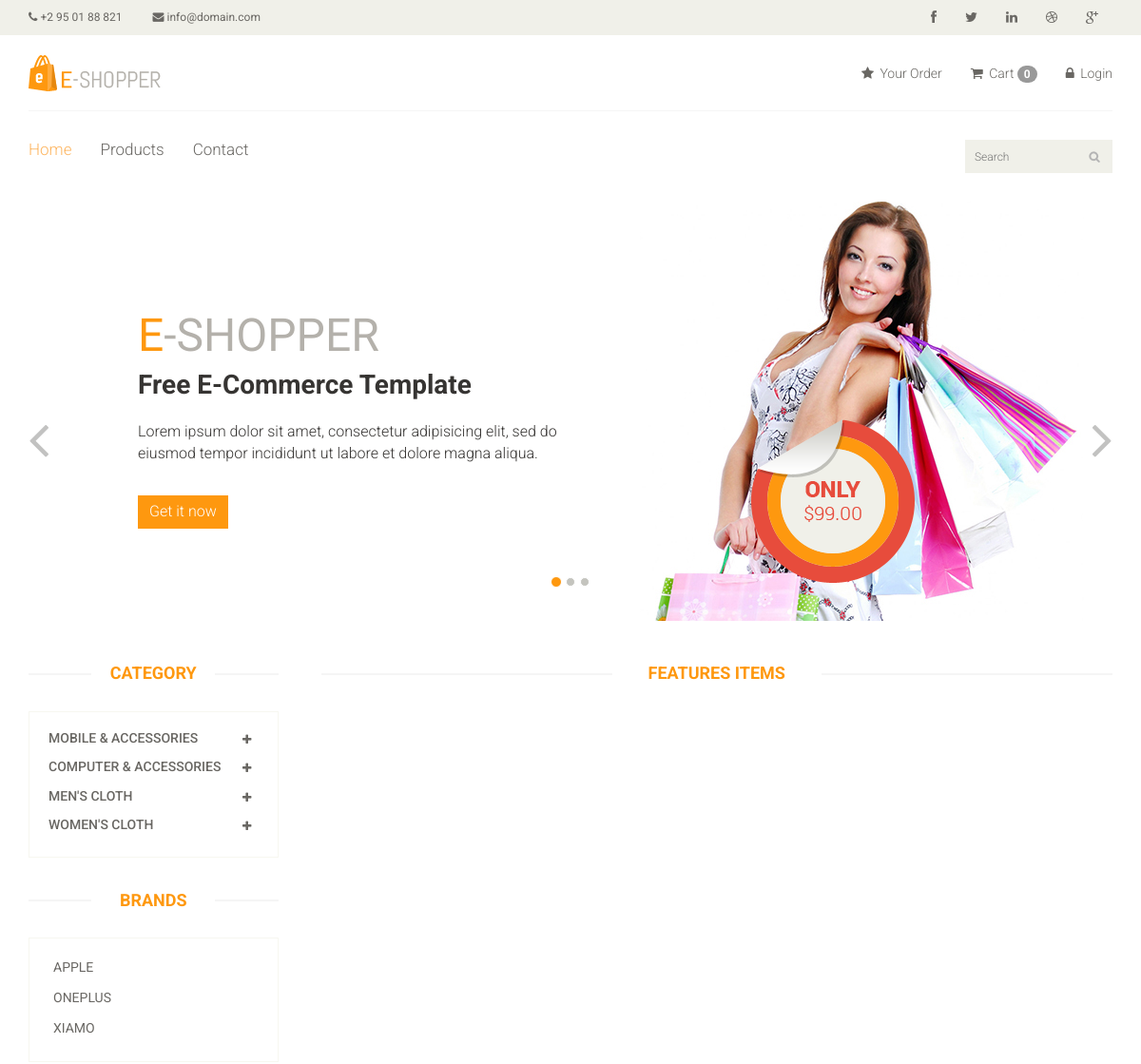
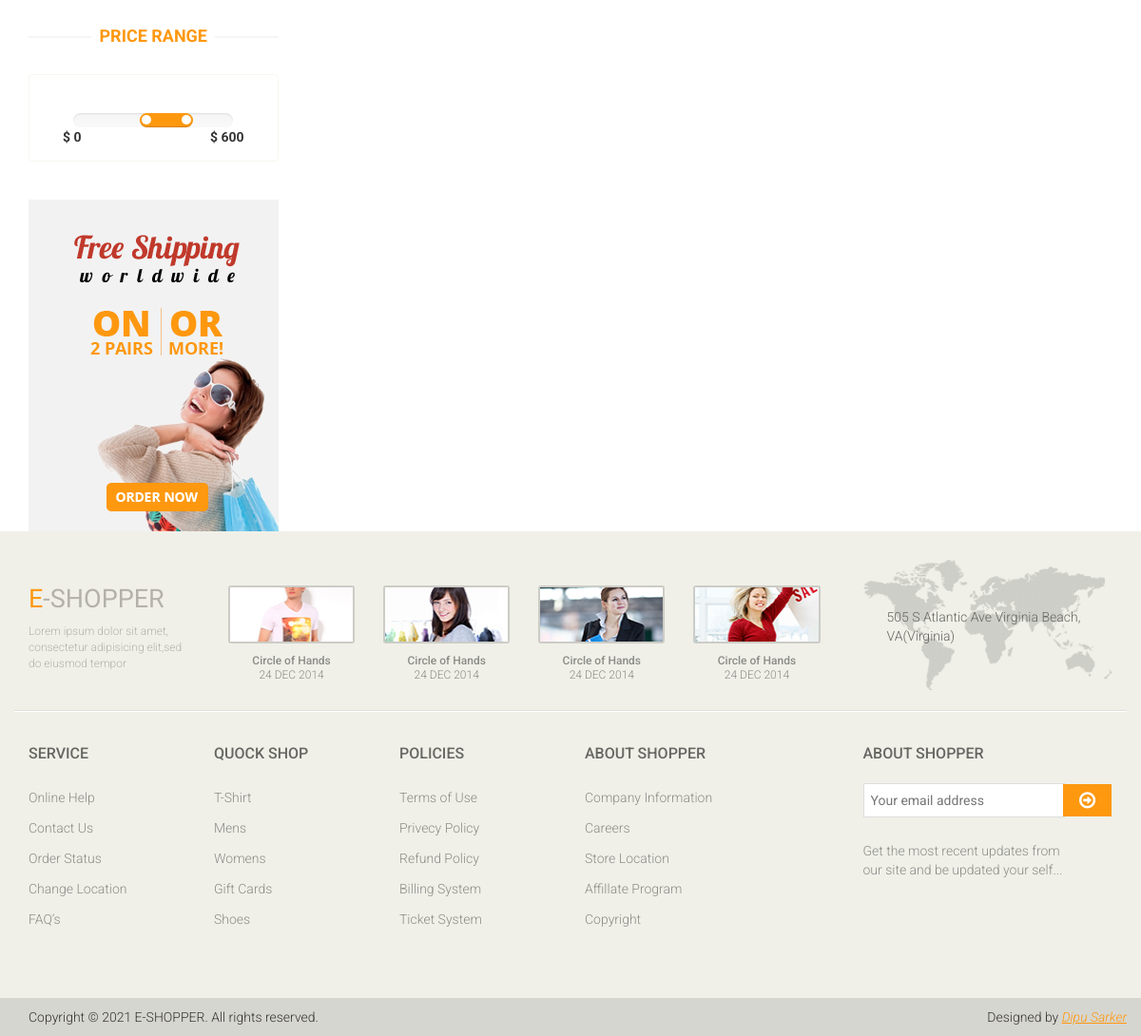
Screenshot of /?category=2&brand=2 with the database file from the repository (2 pictures, top to bottom).
### app/models.py (models this page shows, shortened)
class Category(models.Model):
    name = models.CharField(max_length=100)

class Brand(models.Model):
    name = models.CharField(max_length=100)

### app/views.py (the view)
# urls.py: path('', views.index, name='index'),
def index(request):
    category = Category.objects.all()
    product = Product.objects.all()
    brand = Brand.objects.all()
    categoryID = request.GET.get('category')
    brandID = request.GET.get('brand')
    if categoryID:
        product = Product.objects.filter(sub_category=categoryID).order_by('-id')
    elif brandID:
        product = Product.objects.filter(brand=brandID).order_by('-id')
    else:
        product = Product.objects.all()
    context = {
        'category': category,
        'product': product,
        'brand': brand
    }
    return render(request,'index.html', context)

### templates/index.html (shortened to what this page needs)
{% extends "master.html" %}
{% load static %}
{% block content %}
<section id="slider">
    <div class="container">
        <div class="row">
            <div class="col-sm-12">
                <div id="slider-carousel" class="carousel slide" data-ride="carousel">
                    <ol class="carousel-indicators">
                        <li data-target="#slider-carousel" data-slide-to="0" class="active"></li>
                        <li data-target="#slider-carousel" data-slide-to="1"></li>
                        <li data-target="#slider-carousel" data-slide-to="2"></li>
                    </ol>
                    <div class="carousel-inner">
                        <div class="item active">
                            <div class="col-sm-6">
                                <h1><span>E</span>-SHOPPER</h1>
                                <h2>Free E-Commerce Template</h2>
                                <p>Lorem ipsum dolor sit amet, consectetur adipisicing elit, sed do eiusmod tempor incididunt ut labore et dolore magna aliqua. </p>
                                <button type="button" class="btn btn-default get">Get it now</button>
                            </div>
                            <div class="col-sm-6">
                                <img src="/static/images/home/girl1.jpg" class="girl img-responsive" alt="" />
                                <img src="/static/images/home/pricing.png"  class="pricing" alt="" />
                            </div>
                        </div>
                    </div>
                    <a href="#slider-carousel" class="left control-carousel hidden-xs" data-slide="prev">
                        <i class="fa fa-angle-left"></i>
                    </a>
                    <a href="#slider-carousel" class="right control-carousel hidden-xs" data-slide="next">
                        <i class="fa fa-angle-right"></i>
                    </a>
                </div>
            </div>
        </div>
    </div>
</section>
<section>
    <div class="container">
        <div class="row">
            <div class="col-sm-3">
                <div class="left-sidebar">
                    <h2>Category</h2>
                    <div class="panel-group category-products" id="accordian">
                        {% for cat in category %}
                        <div class="panel panel-default">
                            <div class="panel-heading">
                                <h4 class="panel-title">
                                    <a data-toggle="collapse" data-parent="#accordian" href="#{{ cat.id }}">
                                        <span class="badge pull-right"><i class="fa fa-plus"></i></span>
                                        {{ cat.name }}
                                    </a>
                                </h4>
                            </div>
                        </div>
                        {% endfor %}
                    </div>
                    <div class="brands_products">
                        <h2>Brands</h2>
                        <div class="brands-name">
                            <ul class="nav nav-pills nav-stacked">
                                {% for i in brand %}
                                    <li><a href="/?brand={{i.id}}"> {{i.name}}</a></li>
                                {% endfor %}
                            </ul>
                        </div>
                    </div>
                    <div class="price-range">
                        <h2>Price Range</h2>
                        <div class="well text-center">
                             <input type="text" class="span2" value="" data-slider-min="0" data-slider-max="600" data-slider-step="5" data-slider-value="[250,450]" id="sl2" ><br />
                             <b class="pull-left">$ 0</b> <b class="pull-right">$ 600</b>
                        </div>
                    </div>
                    <div class="shipping text-center">
                        <img src="/static/images/home/shipping.jpg" alt="" />
                    </div>
                </div>
            </div>
            <div class="col-sm-9 padding-right">
                <div class="features_items">
                    <h2 class="title text-center">Features Items</h2>
                </div>
            </div>
        </div>
    </div>
</section>
{% endblock content %}

### static/css/main.css (style rules this page uses)
body { font-family: 'Roboto', sans-serif; background:; position: relative; font-weight:400px; }
ul li { list-style: none; }
a { -webkit-transition: 300ms; -moz-transition: 300ms; -o-transition: 300ms; transition: 300ms; }
h1, h2, h3, h4, h5, h6 { font-family: 'Roboto', sans-serif; }
#slider { padding-bottom: 45px; }
.carousel-indicators li { background: #C4C4BE; }
.carousel-indicators li.active { background: #FE980F; }
.item { padding-left: 100px; }
.pricing { position: absolute; right: 40%; top: 52%; }
.girl { margin-left: 0; }
.item h1 { color: #B4B1AB; font-family: abel; font-size: 48px; margin-top: 115px; }
.item h1 span { color:#FE980F; }
.item h2 { color: #363432; font-family: 'Roboto', sans-serif; font-size: 28px; font-weight: 700; margin-bottom: 22px; margin-top: 10px; }
.item p { color:#363432; font-size:16px; font-weight:300; font-family: 'Roboto', sans-serif; }
.get { background: #FE980F; border: 0 none; border-radius: 0; color: #FFFFFF; font-family: 'Roboto', sans-serif; font-size: 16px; font-weight: 300; margin-top: 23px; }
.control-carousel { position: absolute; top: 50%; font-size: 60px; color: #C2C2C1; }
.right { right: 0; }
.category-products { border: 1px solid #F7F7F0; margin-bottom: 35px; padding-bottom: 20px; padding-top: 15px; }
.left-sidebar h2, .brands_products h2 { color: #FE980F; font-family: 'Roboto', sans-serif; font-size: 18px; font-weight: 700; margin: 0 auto 30px; text-align: center; text-transform: uppercase; position: relative; z-index:3; }
.left-sidebar h2:after, h2.title:after { content: " "; position: absolute; border: 1px solid #f5f5f5; bottom:8px; left: 0; width: 100%; height: 0; z-index: -2; }
.left-sidebar h2:before { content: " "; position: absolute; background: #fff; bottom: -6px; width: 130px; height: 30px; z-index: -1; left: 50%; margin-left: -65px; }
h2.title:before { content: " "; position: absolute; background: #fff; bottom: -6px; width: 220px; height: 30px; z-index: -1; left: 50%; margin-left: -110px; }
.category-products .panel { background-color: #FFFFFF; border: 0px; border-radius: 0px; box-shadow:none; margin-bottom: 0px; }
.category-products .panel-default .panel-heading { background-color: #FFFFFF; border: 0 none; color: #FFFFFF; padding: 5px 20px; }
.category-products .panel-default .panel-heading .panel-title a { color: #696763; font-family: 'Roboto', sans-serif; font-size: 14px; text-decoration: none; text-transform: uppercase; }
.category-products .badge { background:none; border-radius: 10px; color: #696763; display: inline-block; font-size: 12px; font-weight: bold; line-height: 1; min-width: 10px; padding: 3px 7px; text-align: center; vertical-align: baseline; white-space: nowrap; }
.brands-name { border: 1px solid #F7F7F0; padding-bottom: 20px; padding-top: 15px; }
.brands-name .nav-stacked li a { background-color: #FFFFFF; color: #696763; font-family: 'Roboto', sans-serif; font-size: 14px; padding: 5px 25px; text-decoration: none; text-transform: uppercase; }
.shipping { background-color: #F2F2F2; margin-top: 40px; overflow: hidden; padding-top: 20px; position: relative; }
.price-range { margin-top:30px; }
.well { background-color: #FFFFFF; border: 1px solid #F7F7F0; border-radius: 4px; box-shadow: none; margin-bottom: 20px; min-height: 20px; padding: 35px; }
.padding-right { padding-right: 0; }
.features_items { overflow:hidden; }
h2.title { color: #FE980F; font-family: 'Roboto', sans-serif; font-size: 18px; font-weight: 700; margin: 0 15px; text-transform: uppercase; margin-bottom: 30px; position: relative; }

### rows the page displays
Category: name "MOBILE & ACCESSORIES"
Category: name "COMPUTER & ACCESSORIES"
Category: name "MEN'S CLOTH"
Category: name "WOMEN'S CLOTH"
Brand: name "APPLE"
Brand: name "ONEPLUS"
Brand: name "XIAMO"

### other values shown
{{ request.session.cart|length }} "0"
